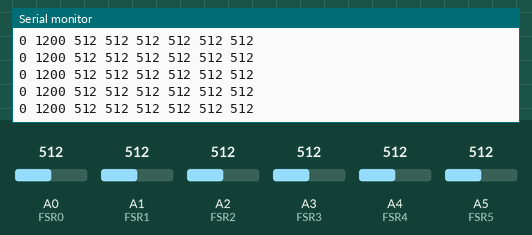
The sketch below on a simulated Arduino Uno, built with avr-gcc and run on an emulated ATmega328P. Parts: the last lines printed to the serial monitor. The inputs (shaded band) are chosen by the test bench; at power-on: A2 (FSR2) = 512, A0 (FSR0) = 512, A1 (FSR1) = 512, A3 (FSR3) = 512, A4 (FSR4) = 512, A5 (FSR5) = 512. Random numbers use the default seed unless the sketch sets one.

Above: at 7.2 s.
7.3 s: A2 (FSR2) set to 106
At 8.2 s:
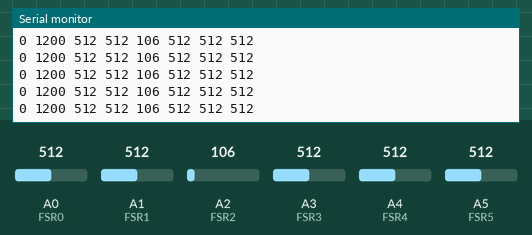
10.3 s: A2 (FSR2) set to 89
At 10.9 s:
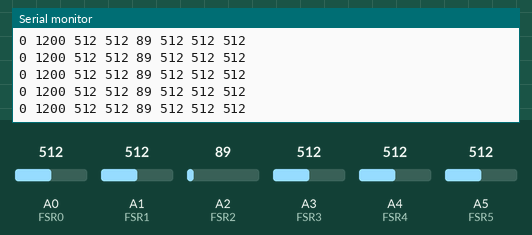
Timing chart, 0 to 13.3 s (numbered marks = the images above; inputs shaded):
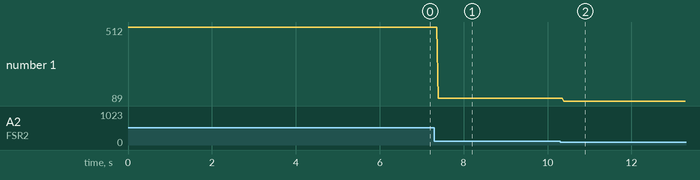

The sketch:

fsr_read_arduino.ino
```cpp
#define FSR0           A0
#define FSR1           A1
#define FSR2           A2
#define FSR3           A3
#define FSR4           A4
#define FSR5           A5


int FSRReading_0 = 0;
int FSRReading_1 = 0;
int FSRReading_2 = 0;
int FSRReading_3 = 0;
int FSRReading_4 = 0;
int FSRReading_5 = 0;

void setup() {
  Serial.begin(9600);
}

void loop() {
//  FSRReadingRand(); // Delete Rand to view actual FSR readings
  FSRReading(); // Delete Rand to view actual FSR readings
  plotFSRValues();
}


void FSRReading()
{
  FSRReading_0 = analogRead(FSR0);
  FSRReading_1 = analogRead(FSR1);
  FSRReading_2 = analogRead(FSR2);
  FSRReading_3 = analogRead(FSR3);
  FSRReading_4 = analogRead(FSR4);
  FSRReading_5 = analogRead(FSR5);
}

void FSRReadingRand()
{
  FSRReading_0 = random(0,100);
  FSRReading_1 = random(150,250);
  FSRReading_2 = random(300,400);
  FSRReading_3 = random(450,550);
  FSRReading_4 = random(600,700);
  FSRReading_5 = random(750,850);
}

void plotFSRValues()
{
  // Set upper and lower limits for plot
  Serial.print(0);
  Serial.print(' ');
  Serial.print(1200);

  // FSR 0
  Serial.print(' ');
  Serial.print(FSRReading_0);

  // FSR 1
  Serial.print(' ');
  Serial.print(FSRReading_1);

  // FSR 2
  Serial.print(' ');
  Serial.print(FSRReading_2);

  // FSR 3
  Serial.print(' ');
  Serial.print(FSRReading_3);

  // FSR 4
  Serial.print(' ');
  Serial.print(FSRReading_4);

  // FSR 5
  Serial.print(' ');
  Serial.println(FSRReading_5);

  // End line for serial plotter
  //Serial.println(' ');

}
```

Measured:
- after the input at 7.3 s, the serial monitor: prints a new line after 0.09 s (image 1)
- after the input at 10.3 s, the serial monitor: prints a new line after 0.08 s (image 2)
- plotted number 1: 512 → 106 after the input at 7.3 s, 106 → 89 after the input at 10.3 s
